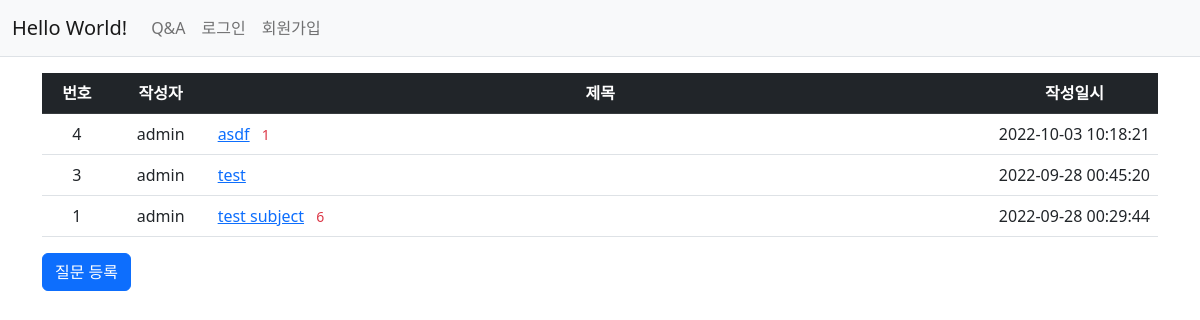
The app's page /board_qna/ with its own data.
### board_qna/models.py (models this page shows, shortened)
class Question(models.Model):
    user = models.ForeignKey(User, on_delete=models.SET_NULL, null=True)
    subject = models.CharField(max_length=200)
    content = models.TextField()
    date_create = models.DateTimeField()

### board_qna/views.py (the view)
# urls.py: path('', views.index, name='index'),  # name parameter is to set name of url variable for template
def index(request):
    question_list = Question.objects.order_by('-date_create')  # order by date_create desc
    context = {'question_list': question_list}
    return render(request, 'board_qna/question_list.html', context)

### templates/board_qna/question_list.html
{% extends 'base.html' %}
{% block content %}
<div class="container my-3 text-nowrap">
  <table class="table">
    <thead>
    <tr class="table-dark text-center" >
      <th>번호</th>
      <th>작성자</th>
      <th>제목</th>
      <th>작성일시</th>
    </tr>
    </thead>
    <tbody>
    {% if question_list %}
      {% for question in question_list %}
        <tr>
          <td class="text-center">{{ question.id }}</td>
          <td class="text-center">{{ question.user }}</td>
          <td width="70%">
            <a href="{% url 'board_qna:detail' question.id %}">{{ question.subject }}</a>
            {% if question.answer_set.count > 0 %}
              <span class="text-danger small mx-2">{{ question.answer_set.count }}</span>
            {% endif %}
          </td>
          <td class="text-center" width="5%">{{ question.date_create|date:'Y-m-d H:i:s' }}</td>
        </tr>
      {% endfor %}
    {% else %}
      <tr>
        <td colspan="3">질문이 없습니다.</td>
      </tr>
    {% endif %}
    </tbody>
  </table>
  <a href="{% url 'board_qna:question_create' %}" class="btn btn-primary">질문 등록</a>
</div>
{% endblock %}

### records on screen
Question: id "4", user "admin", subject "asdf", answer_set.count "1", date_create "2022-10-03 10:18:21"
Question: id "3", user "admin", subject "test", date_create "2022-09-28 00:45:20"
Question: id "1", user "admin", subject "test subject", answer_set.count "6", date_create "2022-09-28 00:29:44"
